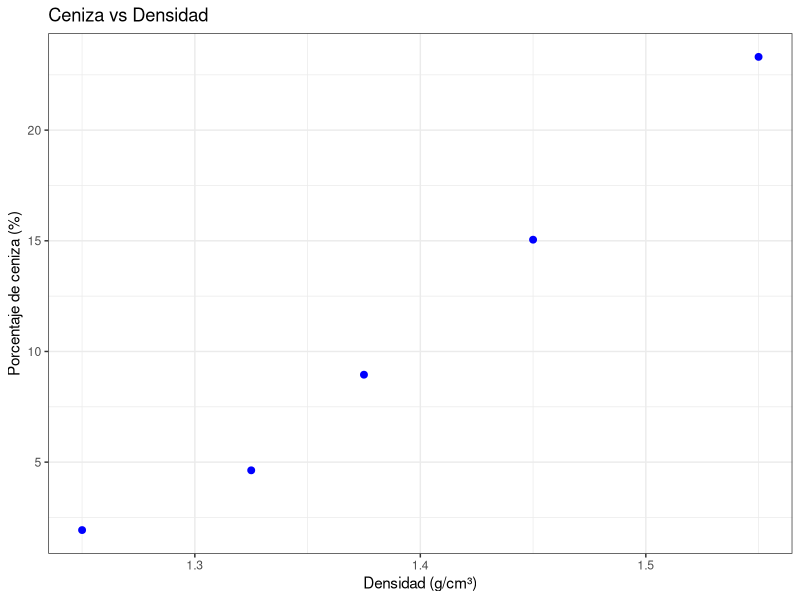
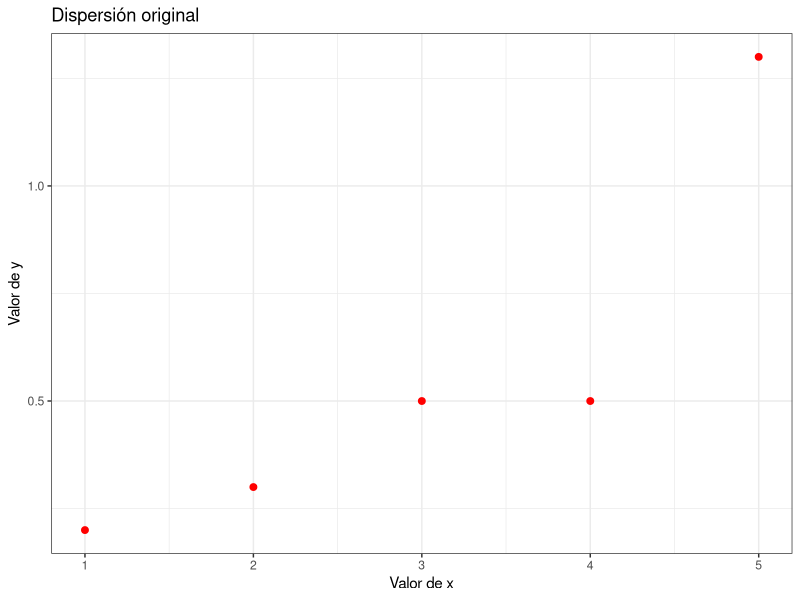
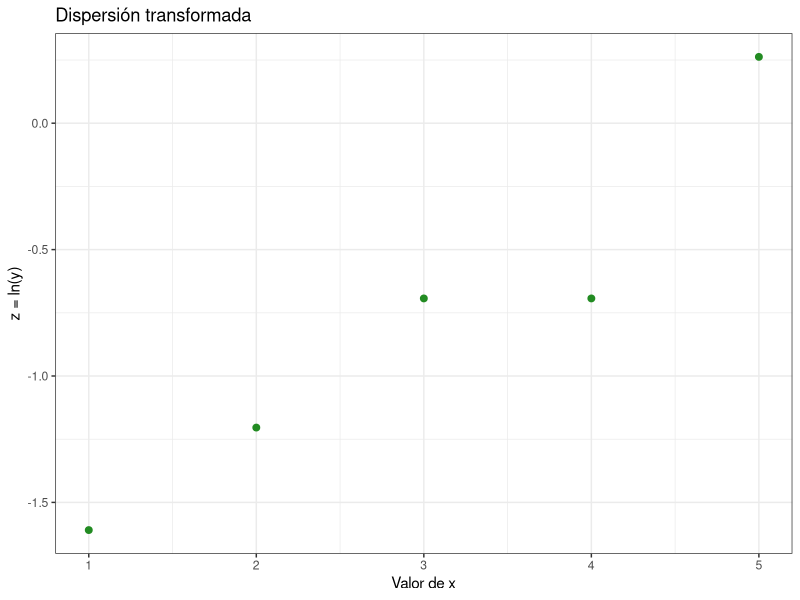
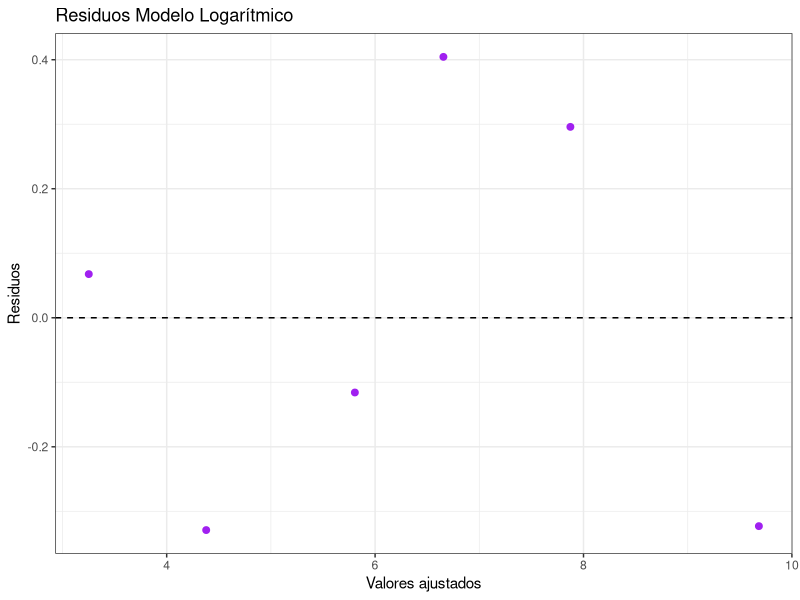
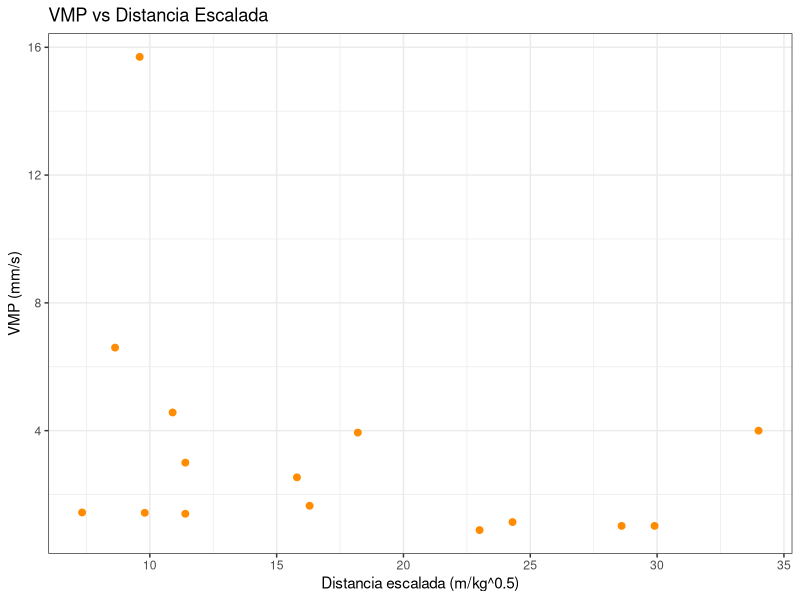
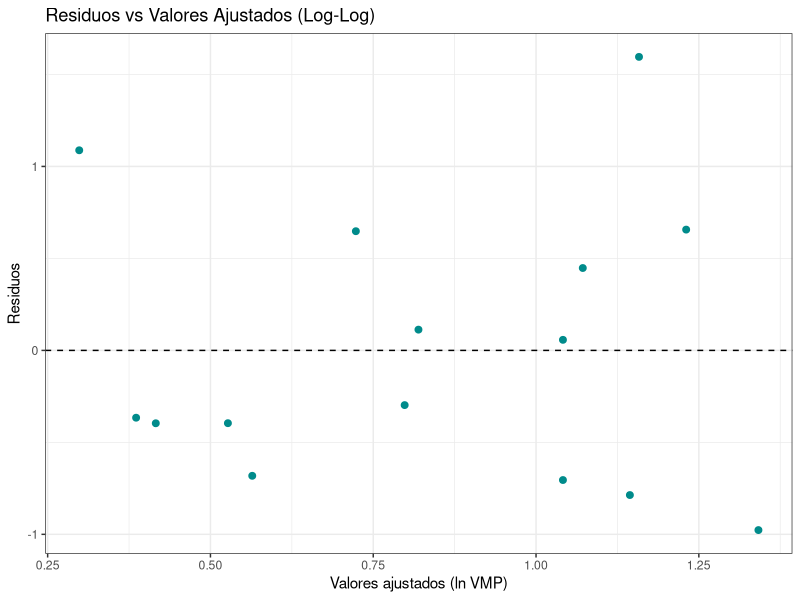
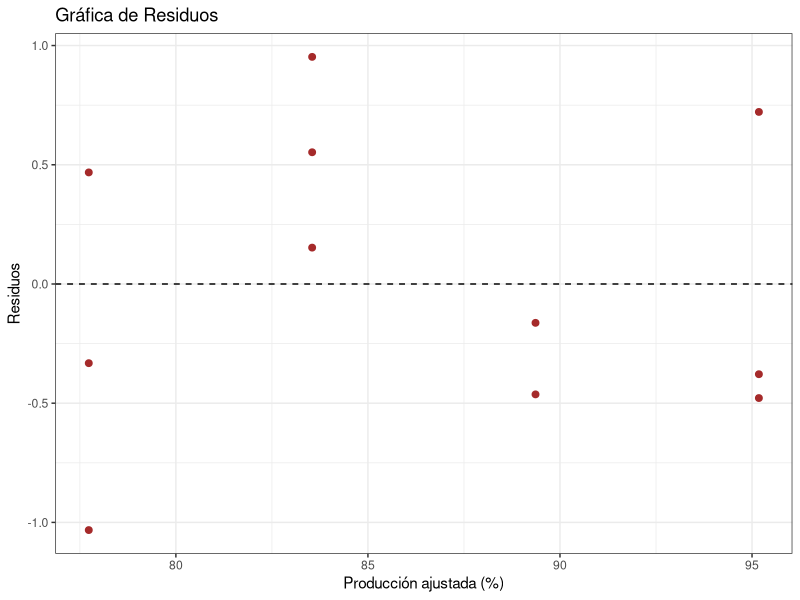

Reproduce these figures in R, in order.
## ---- chunk 1
library(tidyverse) 
## ---- chunk 2
df <- data.frame(
  densidad = c(1.25, 1.325, 1.375, 1.45, 1.55),
  ceniza = c(1.93, 4.63, 8.95, 15.05, 23.31)
)

ggplot(df, aes(x = densidad, y = ceniza)) +
  geom_point(color = "blue", size = 2) +
  theme_bw() +
  labs(
    title = "Ceniza vs Densidad",
    x = "Densidad (g/cm³)",
    y = "Porcentaje de ceniza (%)"
  )
# Sí, se ve una tendencia lineal.
## ---- chunk 3
mod <- lm(ceniza ~ densidad, data = df)
coef(mod)
## ---- chunk 4
coef(mod)[2] * 0.1
## ---- chunk 5
predict(mod, data.frame(densidad = 1.40))
## ---- chunk 6
df <- df %>% 
  mutate(
    ajustados = fitted(mod),
    residuos = resid(mod)
  )
head(df)
which.max(abs(df$residuos)) # El punto 3 tiene el residuo mayor
## ---- chunk 7
cor(df$densidad, df$ceniza)
anova_mod <- anova(mod)
SSR <- anova_mod$`Sum Sq`[1]
SSE <- anova_mod$`Sum Sq`[2]
SST <- SSR + SSE
c(SSR = SSR, SSE = SSE, SST = SST)
## ---- chunk 8
SSR / SST 
# Da el mismo resultado que la correlación al cuadrado (r^2).
## ---- chunk 9
df1 <- data.frame(
  x = c(1, 2, 3, 4, 5),
  y = c(0.2, 0.3, 0.5, 0.5, 1.3)
) %>% 
  mutate(z = log(y))

ggplot(df1, aes(x = x, y = y)) +
  geom_point(color = "red", size = 2) +
  theme_bw() +
  labs(
    title = "Dispersión original",
    x = "Valor de x", 
    y = "Valor de y"
  )
## ---- chunk 10
ggplot(df1, aes(x = x, y = z)) +
  geom_point(color = "forestgreen", size = 2) +
  theme_bw() +
  labs(
    title = "Dispersión transformada",
    x = "Valor de x",
    y = "z = ln(y)"
  )
# Al aplicar logaritmo, la relación ya es lineal.
## ---- chunk 11
mod1 <- lm(z ~ x, data = df1)
z_pred <- predict(mod1, data.frame(x = 4.5))
z_pred
## ---- chunk 12
exp(z_pred)
## ---- chunk 13
df2 <- data.frame(
  x = c(0.01, 0.06, 0.58, 2.24, 15.55, 276.02),
  y = c(3.32, 4.05, 5.69, 7.06, 8.17, 9.36)
)

mod_lin <- lm(y ~ x, data = df2)
mod_log <- lm(y ~ log(x), data = df2)
mod_raiz <- lm(y ~ sqrt(x), data = df2)
## ---- chunk 14
df2 <- df2 %>% 
  mutate(
    fit_lin = fitted(mod_lin), res_lin = resid(mod_lin),
    fit_log = fitted(mod_log), res_log = resid(mod_log),
    fit_raiz = fitted(mod_raiz), res_raiz = resid(mod_raiz)
  )

ggplot(df2, aes(x = fit_log, y = res_log)) +
  geom_point(color = "purple", size = 2) +
  geom_hline(yintercept = 0, color = "black", linetype = "dashed") +
  theme_bw() +
  labs(
    title = "Residuos Modelo Logarítmico",
    x = "Valores ajustados",
    y = "Residuos"
  )
## ---- chunk 15
predict(mod_log, data.frame(x = 50))
## ---- chunk 16
predict(mod_log, data.frame(x = 50), interval = "confidence")
## ---- chunk 17
df3 <- data.frame(
  vmp = c(1.44, 15.7, 2.54, 1.14, 0.889, 1.65, 1.43, 1.02, 4.57, 6.6, 1.02, 3.94, 1.4, 3.0, 4.0),
  dist = c(7.33, 9.6, 15.8, 24.3, 23.0, 16.3, 9.8, 29.9, 10.9, 8.63, 28.6, 18.2, 11.4, 11.4, 34.0)
)

ggplot(df3, aes(x = dist, y = vmp)) +
  geom_point(color = "darkorange", size = 2) +
  theme_bw() +
  labs(
    title = "VMP vs Distancia Escalada",
    x = "Distancia escalada (m/kg^0.5)",
    y = "VMP (mm/s)"
  )
# No parece lineal, tiene forma de decaimiento curvo.
## ---- chunk 18
mod3 <- lm(log(vmp) ~ log(dist), data = df3)

df3 <- df3 %>% mutate(fit = fitted(mod3), res = resid(mod3))

ggplot(df3, aes(x = fit, y = res)) +
  geom_point(color = "darkcyan", size = 2) +
  geom_hline(yintercept = 0, color = "black", linetype = "dashed") +
  theme_bw() +
  labs(
    title = "Residuos vs Valores Ajustados (Log-Log)",
    x = "Valores ajustados (ln VMP)",
    y = "Residuos"
  )
# Sí es adecuado, los errores están estabilizados alrededor de cero.
## ---- chunk 19
pred_log <- predict(mod3, data.frame(dist = 20), interval = "prediction")
exp(pred_log) # Volvemos a la escala original
## ---- chunk 20
df4 <- data.frame(
  temp = c(150,150,150,200,200,200,250,250,300,300,300),
  prod = c(77.4, 76.7, 78.2, 84.1, 84.5, 83.7, 88.9, 89.2, 94.7, 94.8, 95.9)
)

mod4 <- lm(prod ~ temp, data = df4)
coef(mod4) # b0 y b1
sigma(mod4)^2 # varianza del error
## ---- chunk 21
summary(mod4)$coefficients
## ---- chunk 22
df4 <- df4 %>% mutate(fit = fitted(mod4), res = resid(mod4))

ggplot(df4, aes(x = fit, y = res)) +
  geom_point(color = "brown", size = 2) +
  geom_hline(yintercept = 0, color = "black", linetype = "dashed") +
  theme_bw() +
  labs(
    title = "Gráfica de Residuos",
    x = "Producción ajustada (%)",
    y = "Residuos"
  )
# Sí parece adecuado.
## ---- chunk 23
confint(mod4, "temp", level = 0.95)
## ---- chunk 24
predict(mod4, data.frame(temp = 225), interval = "confidence")
## ---- chunk 25
predict(mod4, data.frame(temp = 225), interval = "prediction")
